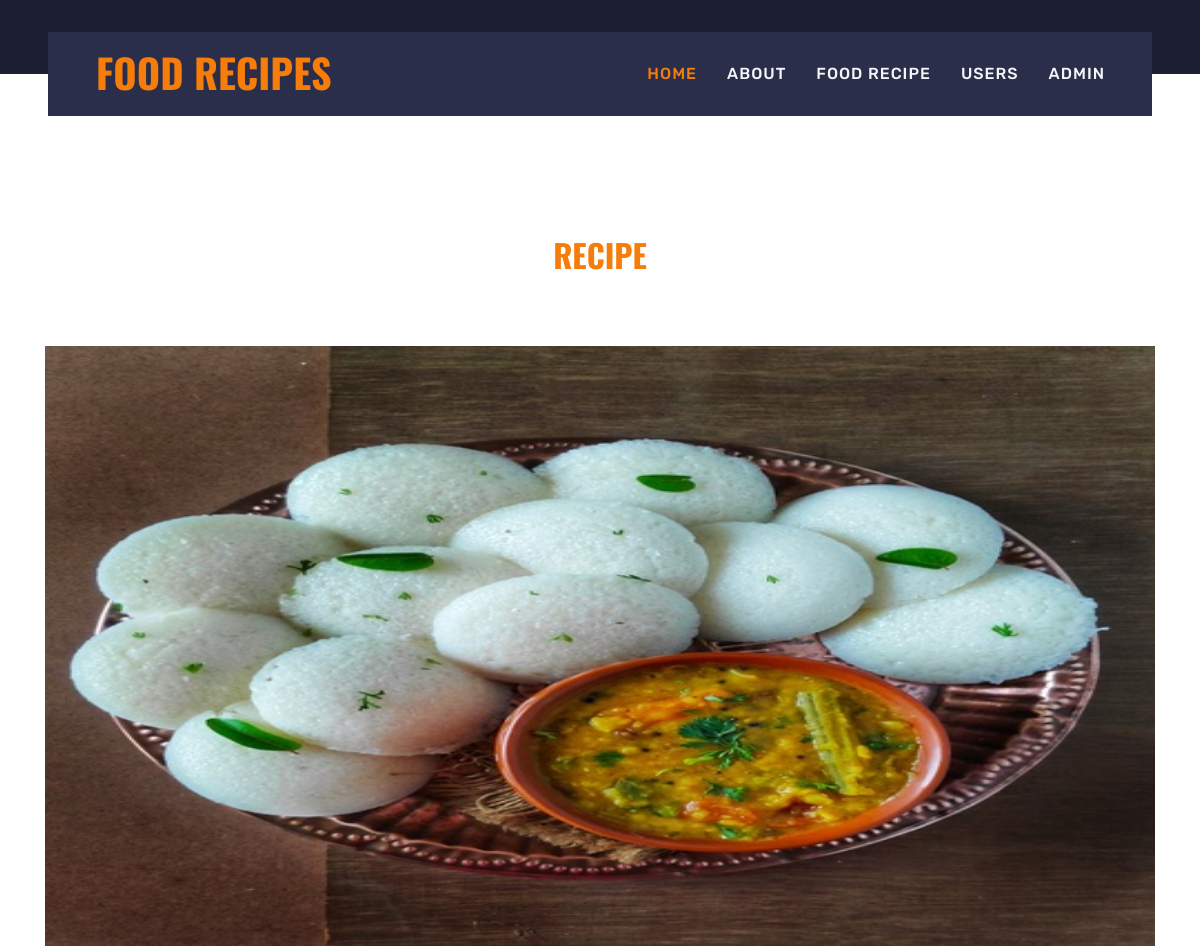
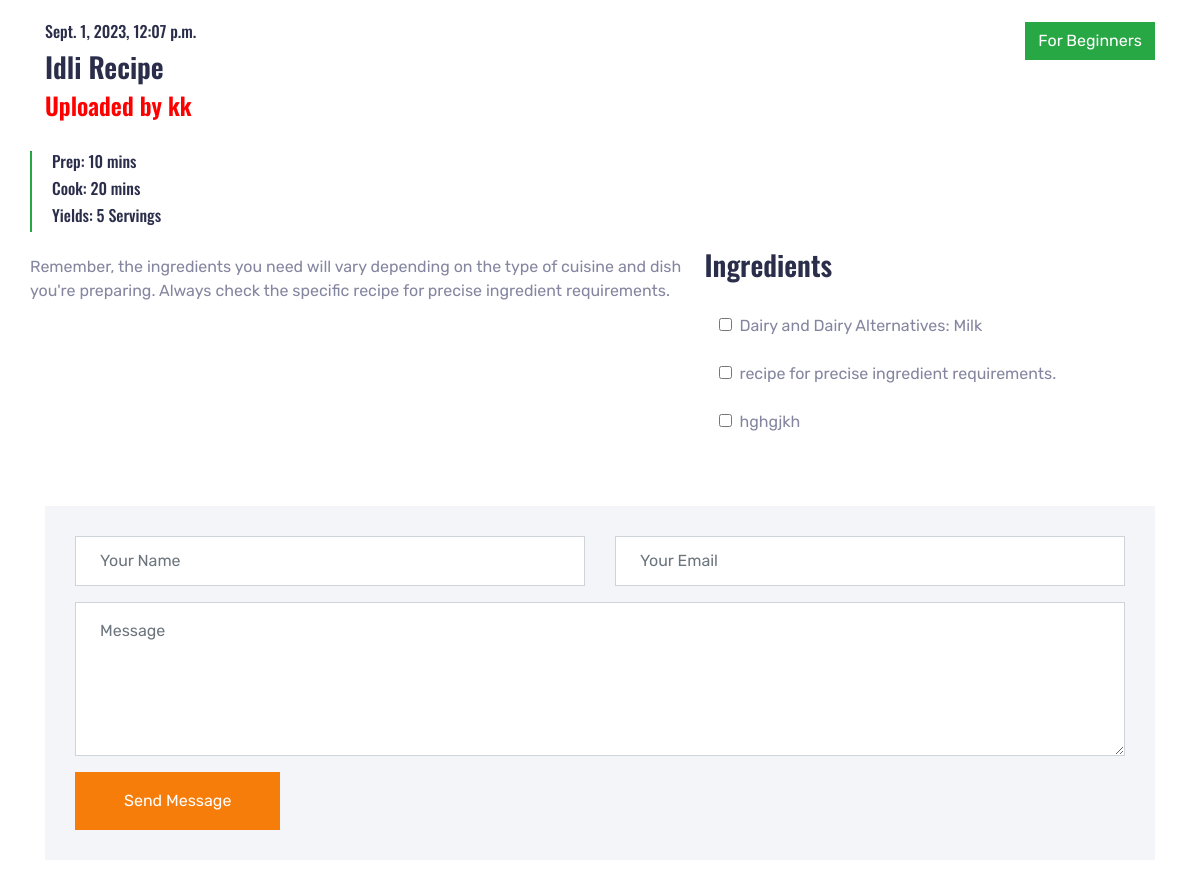
/add_comment/2, run on the app's committed database (2 pictures, top to bottom).
### myapp/models.py (models this page shows, shortened)
class Recipe(models.Model):
    register = models.ForeignKey(Registration, on_delete=models.CASCADE, null=True, blank=True)
    title = models.CharField(max_length=200, null=True, blank=True)
    pertime = models.CharField(max_length=200, null=True, blank=True)
    cooktime = models.CharField(max_length=200, null=True, blank=True)
    yields = models.CharField(max_length=200, null=True, blank=True)
    ingredients = models.CharField(max_length=500, null=True, blank=True)
    description = models.CharField(max_length=500, null=True, blank=True)
    photo = models.FileField(max_length=200, null=True, blank=True)
    creationdate = models.DateTimeField(auto_now_add=True)

class Registration(models.Model):
    user = models.ForeignKey(User, on_delete=models.CASCADE, null=True, blank=True)
    contact = models.CharField(max_length=200, null=True, blank=True)
    creationdate = models.DateTimeField(auto_now_add=True)

### myapp/views.py (the view, shortened to what this page needs)
# urls.py: path('add_comment/<int:pid>', add_comment, name="add_comment"),
def add_comment(request, pid):
    data = Recipe.objects.get(id=pid)
    return render(request, "index_recipe_view.html", locals())

### myapp/templatetags/custom_tags.py (called while the page is built)
@register.filter
def split_lines(value):
    return value.split(', ')

### myapp/templates/index_recipe_view.html (shortened to what this page needs)
{% extends 'index.html' %}
{% load static custom_tags %}
{% block body %}
<div class="container-fluid py-5">
    <div class="container py-5">
        <div class="py-5 px-2 text-center" style="margin-top: -120px;">
            <h2 class="text-uppercase text-primary mb-4">Recipe</h2>
        </div>
        <img class="img-fluid mb-4" src="{{data.photo.url}}" style="width: 1500px; height: 600px;" alt="">
        <div class="row">
            <div class="col-md-6">
                <h6>{{data.creationdate}}</h6>
                <h3>{{data.title}}</h3>
                <h4 style="color:red">Uploaded by {{data.register.user.first_name}}</h4>
            </div>
            <div class="col-md-6 text-right">
                <button class="btn btn-success">For Beginners</button>
            </div>
            <div class="row">
                <div class="col-md-1" style="margin-top: -17px; margin-right: -8px;"><br>
                    <hr class="bg-success" style="color: green; width: 2px; height: 80px;">
                </div>
                <div class="col-md-8"><br>
                    <h6>Prep:&nbsp;{{data.pertime}}&nbsp;mins</h6>
                    <h6>Cook:&nbsp;{{data.cooktime}}&nbsp;mins</h6>
                    <h6>Yields:&nbsp;{{data.yields}}&nbsp;Servings</h6>
                </div>
            </div>
            <div class="row">
                <div class="col-md-7" style="margin-top: -17px; margin-right: -8px;"><br>
                    {{data.description}} <br>
                </div>
                <div class="col-md-5">
                    <h3>Ingredients</h3><br>
                    {% for ingredient_line in data.ingredients|split_lines %}
                    <div class="col-12">
                        <div class="form-check">
                            <input class="form-check-input" type="checkbox" name="ingredient_line"
                                   value="{{ ingredient_line }}" required>
                            <label class="form-check-label">
                                {{ ingredient_line }}
                            </label>
                        </div>
                    </div>
                    <br>
                    {% endfor %}
                </div>
            </div>
            <div class="col-md-12 mb-2">
                <br><br>
                <div class="contact-form bg-light mb-4" style="padding: 30px;">
                    <form action="" method="post" enctype="multipart/form-data">
                        <div class="row">
                            <div class="col-6 form-group">
                                <input type="text" class="form-control p-4" name="name" placeholder="Your Name"
                                       required>
                            </div>
                            <div class="col-6 form-group">
                                <input type="email" class="form-control p-4" name="email" placeholder="Your Email"
                                       required>
                            </div>
                        </div>
                        <div class="form-group">
                            <textarea class="form-control py-3 px-4" rows="5" name="message" placeholder="Message"
                                      required></textarea>
                        </div>
                        <div>
                            <button class="btn btn-primary py-3 px-5" type="submit">Send Message</button>
                        </div>
                    </form>
                </div>
            </div>
        </div>
    </div>
</div>
{% endblock %}

### myapp/static/css/style.css (style rules this page uses)
:root { --primary: #F77D0A; --secondary: #2B2E4A; --light: #F4F5F8; --dark: #1C1E32; }
h1, h2, .font-weight-bold { font-weight: 700 !important; }
h3, h4, .font-weight-semi-bold { font-weight: 600 !important; }
h5, h6, .font-weight-medium { font-weight: 500 !important; }

### data on the page
Recipe: photo (picture), creationdate "Sept. 1, 2023, 12:07 p.m.", title "Idli Recipe", register.user.first_name "kk", pertime "10", cooktime "20", yields "5", description "Remember, the ingredients you need will vary depending on the type of cuisine and dish you're preparing. Always check the specific recipe for precise ingredient requirements."

### other printed values
{{ ingredient_line }} "Dairy and Dairy Alternatives: Milk" "recipe for precise ingredient requirements." "hghgjkh"
